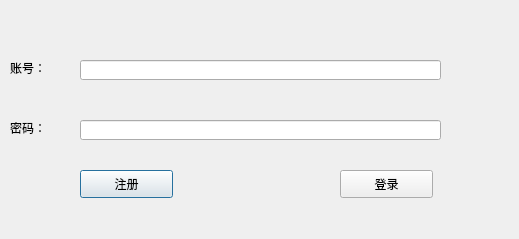
<?xml version="1.0" encoding="UTF-8"?>
<ui version="4.0">
 <class>Login</class>
 <widget class="QDialog" name="Login">
  <property name="geometry">
   <rect>
    <x>0</x>
    <y>0</y>
    <width>519</width>
    <height>239</height>
   </rect>
  </property>
  <property name="windowTitle">
   <string>Login</string>
  </property>
  <widget class="QLabel" name="label">
   <property name="geometry">
    <rect>
     <x>10</x>
     <y>60</y>
     <width>72</width>
     <height>15</height>
    </rect>
   </property>
   <property name="text">
    <string>账号：</string>
   </property>
  </widget>
  <widget class="QPushButton" name="pushButton_2">
   <property name="geometry">
    <rect>
     <x>80</x>
     <y>170</y>
     <width>93</width>
     <height>28</height>
    </rect>
   </property>
   <property name="text">
    <string>注册</string>
   </property>
  </widget>
  <widget class="QLabel" name="label_2">
   <property name="geometry">
    <rect>
     <x>10</x>
     <y>120</y>
     <width>72</width>
     <height>15</height>
    </rect>
   </property>
   <property name="text">
    <string>密码：</string>
   </property>
  </widget>
  <widget class="QPushButton" name="pushButton">
   <property name="geometry">
    <rect>
     <x>340</x>
     <y>170</y>
     <width>93</width>
     <height>28</height>
    </rect>
   </property>
   <property name="text">
    <string>登录</string>
   </property>
  </widget>
  <widget class="QLineEdit" name="lineEdit">
   <property name="geometry">
    <rect>
     <x>80</x>
     <y>60</y>
     <width>361</width>
     <height>20</height>
    </rect>
   </property>
  </widget>
  <widget class="QLineEdit" name="lineEdit_2">
   <property name="geometry">
    <rect>
     <x>80</x>
     <y>120</y>
     <width>361</width>
     <height>20</height>
    </rect>
   </property>
  </widget>
 </widget>
 <layoutdefault spacing="6" margin="11"/>
 <resources/>
 <connections>
  <connection>
   <sender>pushButton</sender>
   <signal>clicked()</signal>
   <receiver>Login</receiver>
   <slot>on_check()</slot>
   <hints>
    <hint type="sourcelabel">
     <x>398</x>
     <y>186</y>
    </hint>
    <hint type="destinationlabel">
     <x>400</x>
     <y>203</y>
    </hint>
   </hints>
  </connection>
  <connection>
   <sender>pushButton_2</sender>
   <signal>clicked()</signal>
   <receiver>Login</receiver>
   <slot>on_new()</slot>
   <hints>
    <hint type="sourcelabel">
     <x>113</x>
     <y>186</y>
    </hint>
    <hint type="destinationlabel">
     <x>114</x>
     <y>202</y>
    </hint>
   </hints>
  </connection>
 </connections>
 <slots>
  <slot>on_check()</slot>
  <slot>on_new()</slot>
 </slots>
</ui>
